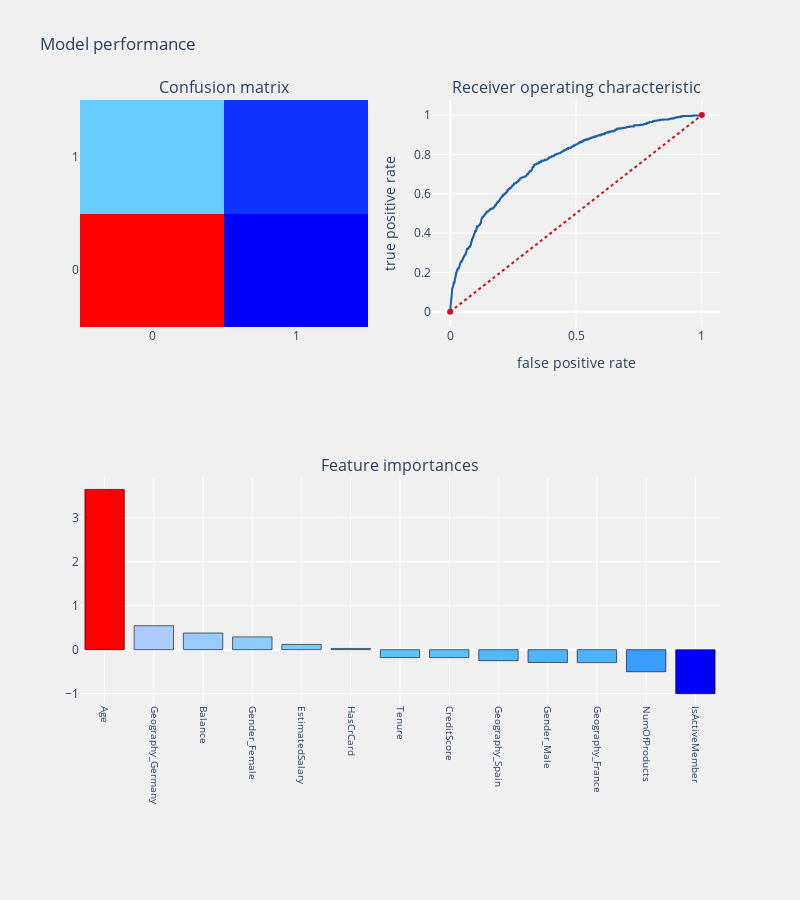

The notebook cell saved with this chart:
### Markdown cell above
## Feed the parameters to the function created above
Split the data into train dataset and test dataset and use the Hyper Parameters obtained above to generate a Logistic Regression instance and execute the function.

### Code cell
from sklearn.model_selection import train_test_split
from sklearn.metrics import confusion_matrix, accuracy_score, classification_report, cohen_kappa_score
from sklearn.metrics import roc_auc_score, roc_curve, f1_score, precision_score, recall_score
from sklearn.metrics import precision_recall_curve, average_precision_score
import statsmodels.api as sm
# from yellowbrick.classifier import DiscriminationThreshold

#For better performance use MinMaxScaler to scale and translates each feature individually such that it is in the given range on the training set, e.g. between zero and one.
from sklearn.preprocessing import MinMaxScaler
scaler = MinMaxScaler()
df_x =pd.DataFrame(scaler.fit_transform(df[item_list]),columns=item_list)
                   
# df['Attrition encoded']=np.where(df['Attrition']=='No',0,1)   

#splitting the principal training dataset to subtrain and subtest datasets

x_train, x_test, y_train, y_test = train_test_split(df_x, df['Exited'], 
                                                    test_size = .3)
from sklearn.linear_model import LogisticRegression
import plotly.graph_objs as go # visualization
import plotly.offline as py # visualization
py.init_notebook_mode(connected=True) # visualization
import plotly.graph_objs as go # visualization
from plotly.subplots import make_subplots
import plotly.figure_factory as ff # visualization
import warnings
warnings.filterwarnings("ignore")
#Baseline model        
# logit = LogisticRegression(C=1000, class_weight=None, dual=False, fit_intercept=True,
#                            intercept_scaling=1, max_iter=100, multi_class='ovr', n_jobs=1,
#                            penalty='l2', random_state=None, solver='liblinear', tol=0.0001,
#                            verbose=0, warm_start=False)
logit = LogisticRegression()

coef_sumry, model=prediction(logit, x_train, x_test, y_train, y_test, "coefficients", threshold_plot=False)

### Figure 1 — Plotly figure (JSON) as saved in the notebook; plotly's stock layout.template omitted (floating-point values rounded to 4 significant figures; data arrays with more than 128 entries replaced by an {"elided": "..."} marker saying what was removed)
{"data": [{"colorscale": [[0, "rgb(0,0,255)"], [0.1, "rgb(51,153,255)"], [0.2, "rgb(102,204,255)"], [0.3, "rgb(153,204,255)"], [0.4, "rgb(204,204,255)"], [0.5, "rgb(255,255,255)"], [0.6, "rgb(255,204,255)"], [0.7, "rgb(255,153,255)"], [0.8, "rgb(255,102,204)"], [0.9, "rgb(255,102,102)"], [1, "rgb(255,0,0)"]], "name": "Confusion matrix", "showscale": false, "type": "heatmap", "x": ["0", "1"], "xaxis": "x", "y": ["0", "1"], "yaxis": "y", "z": [[2269, 72], [514, 145]]}, {"line": {"color": "rgb(22, 96, 167)", "width": 2}, "name": "Roc: 0.5946371309357051", "type": "scatter", "x": {"elided": "878 float values"}, "xaxis": "x2", "y": {"elided": "878 float values"}, "yaxis": "y2"}, {"line": {"color": "rgb(205, 12, 24)", "dash": "dot", "width": 2}, "type": "scatter", "x": [0, 1], "xaxis": "x2", "y": [0, 1], "yaxis": "y2"}, {"marker": {"color": [3.646, 0.5453, 0.3789, 0.291, 0.1186, 0.02757, -0.1799, -0.1808, -0.2504, -0.2908, -0.2947, -0.502, -1.001], "colorscale": [[0, "rgb(0,0,255)"], [0.1, "rgb(51,153,255)"], [0.2, "rgb(102,204,255)"], [0.3, "rgb(153,204,255)"], [0.4, "rgb(204,204,255)"], [0.5, "rgb(255,255,255)"], [0.6, "rgb(255,204,255)"], [0.7, "rgb(255,153,255)"], [0.8, "rgb(255,102,204)"], [0.9, "rgb(255,102,102)"], [1, "rgb(255,0,0)"]], "line": {"color": "black", "width": 0.6}}, "name": "coefficients", "type": "bar", "x": ["Age", "Geography_Germany", "Balance", "Gender_Female", "EstimatedSalary", "HasCrCard", "Tenure", "CreditScore", "Geography_Spain", "Gender_Male", "Geography_France", "NumOfProducts", "IsActiveMember"], "xaxis": "x3", "y": [3.646, 0.5453, 0.3789, 0.291, 0.1186, 0.02757, -0.1799, -0.1808, -0.2504, -0.2908, -0.2947, -0.502, -1.001], "yaxis": "y3"}], "layout": {"annotations": [{"font": {"size": 16}, "showarrow": false, "text": "Confusion matrix", "x": 0.225, "xanchor": "center", "xref": "paper", "y": 1, "yanchor": "bottom", "yref": "paper"}, {"font": {"size": 16}, "showarrow": false, "text": "Receiver operating characteristic", "x": 0.775, "xanchor": "center", "xref": "paper", "y": 1, "yanchor": "bottom", "yref": "paper"}, {"font": {"size": 16}, "showarrow": false, "text": "Feature importances", "x": 0.5, "xanchor": "center", "xref": "paper", "y": 0.375, "yanchor": "bottom", "yref": "paper"}], "autosize": false, "height": 900, "margin": {"b": 195}, "paper_bgcolor": "rgba(240,240,240, 0.95)", "plot_bgcolor": "rgba(240,240,240, 0.95)", "showlegend": false, "title": {"text": "Model performance"}, "width": 800, "xaxis": {"anchor": "y", "domain": [0, 0.45]}, "xaxis2": {"anchor": "y2", "domain": [0.55, 1], "title": {"text": "false positive rate"}}, "xaxis3": {"anchor": "y3", "domain": [0, 1], "showgrid": true, "tickangle": 90, "tickfont": {"size": 10}}, "yaxis": {"anchor": "x", "domain": [0.625, 1]}, "yaxis2": {"anchor": "x2", "domain": [0.625, 1], "title": {"text": "true positive rate"}}, "yaxis3": {"anchor": "x3", "domain": [0, 0.375]}}}
